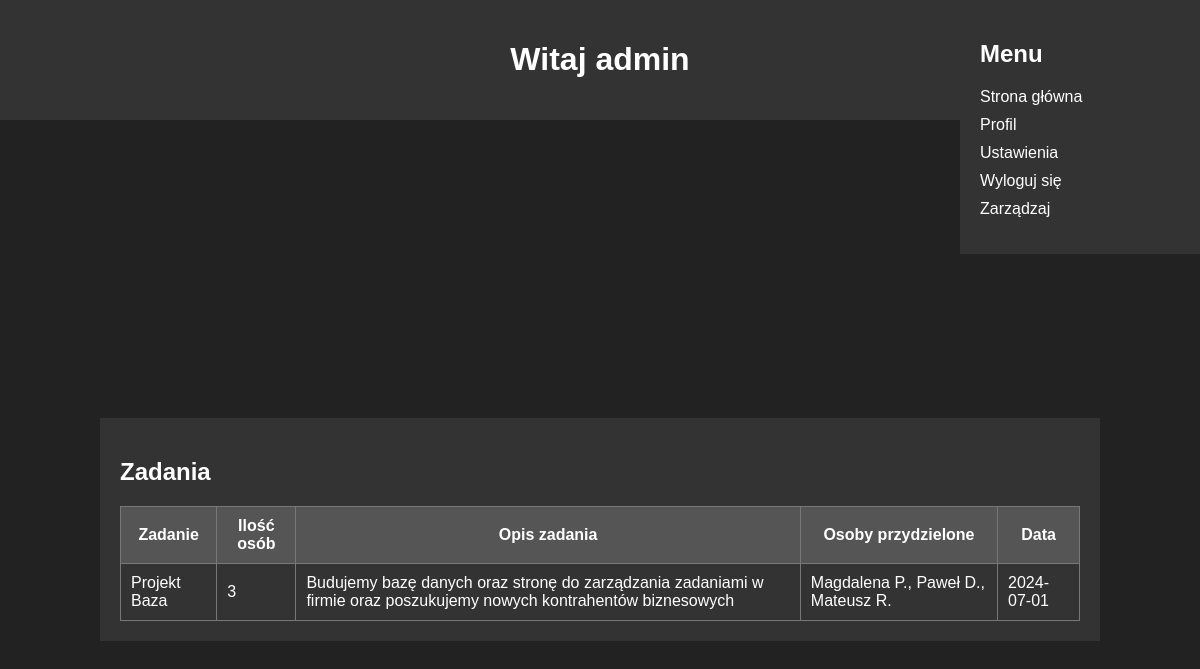
Page /index.php (signed in) on the committed database.
### tables this page shows
CREATE TABLE `zadania_baza` (
  `id` int(11) NOT NULL,
  `zadania` text NOT NULL,
  `iloscosob` int(11) NOT NULL,
  `opis` text NOT NULL,
  `osoby` text NOT NULL,
  `data` date NOT NULL
);

### index.php (the view, shortened to what this page needs)
<?php
    $servername = "localhost";
    $username = "root";
    $password = "";
    $database = "project_1";
    $conn = mysqli_connect($servername, $username, $password, $database);
    $query = "SELECT `zadania`, `iloscosob`,`opis`, `osoby`,`data` FROM `zadania_baza`";
    $result =  mysqli_query($conn,$query);
?>
<!DOCTYPE html>
<html lang="pl">
<head>
    <link rel="stylesheet" href="styles1.css">
</head>
<body>
<div class="content">
    <div class="welcome-message">
    <h1>Witaj
    <?php
if (isset($_SESSION['login'])) {
    $login = $_SESSION['login'];
    echo htmlspecialchars($login);
} else {
    echo "nieznajomy";
}
?>
</h1>
    </div>
</div>
<div class="container">
   <div class="main">
    <h2>Zadania</h2>
        <table>
             <tr>
                <th class="Table1">Zadanie</th>
                <th class="Table2">Ilość osób</th>
                <th class="Table3">Opis zadania</th>
                <th class="Table4">Osoby przydzielone</th>
                <th class="Table5">Data</th>
             </tr>
             <?php
            if(mysqli_num_rows($result) > 0){
                while ($row =mysqli_fetch_assoc($result)){
                    echo "<tr>";
                    echo '<td class="Table1">' . $row['zadania'] .'</td>';
                    echo '<td class="Table2">' . $row['iloscosob'] .'</td>';
                    echo '<td class="Table3">' . $row['opis'] .'</td>';
                    echo '<td class="Table4">' . $row['osoby'] .'</td>';
                    echo '<td class="Table5">' . $row['data'] .'</td>';
                    echo '</tr>';
                }
            }
            ?>
        </table>
        </div>
    </div>
    <div class="menu">
            <h2>Menu</h2>
            <ul>
                <li><a href="index.php">Strona główna</a></li>
                <li><a href="profile.php">Profil</a></li>
                <li><a href="settings.php">Ustawienia</a></li>
                <li><a href="logout.php">Wyloguj się</a></li>
                <?php
if(isset($_SESSION['position']) && $_SESSION['position'] == 'Menadżer') {
    echo '<li><a href="manage.php">Zarządzaj</a></li>';
}
?>
            </ul>
    </div>
</body>
</html>

### styles1.css (style rules this page uses)
body { font-family: Arial, sans-serif; background-color: #222; color: #fff; margin: 0; padding: 0; }
.container { display: flex; justify-content: center; align-items: center; flex-direction: column; height: 100vh; }
.welcome-message { text-align: center; background-color: #333; padding: 20px; margin-bottom: 20px; }
.menu { position: fixed; top: 0; right: 0; background-color: #333; width: 200px; padding: 20px; }
.menu ul { list-style-type: none; padding: 0; }
.menu ul li { margin-bottom: 10px; }
.menu ul li a { color: #fff; text-decoration: none; }
.main { background-color: #333; padding: 20px; margin-bottom: 20px; width: 80%; overflow-x: auto; }
table { width: 100%; border-collapse: collapse; }
table, th, td { border: 1px solid #777; padding: 10px; }
th { background-color: #555; color: #fff; }

### rows in the picture
zadania_baza: zadania "Projekt Baza", iloscosob "3", opis "Budujemy bazę danych oraz stronę do zarządzania zadaniami w firmie oraz poszukujemy nowych kontrahentów biznesowych", osoby "Magdalena P., Paweł D., Mateusz R.", data "2024-07-01"

### other values in the picture
$login "admin"
